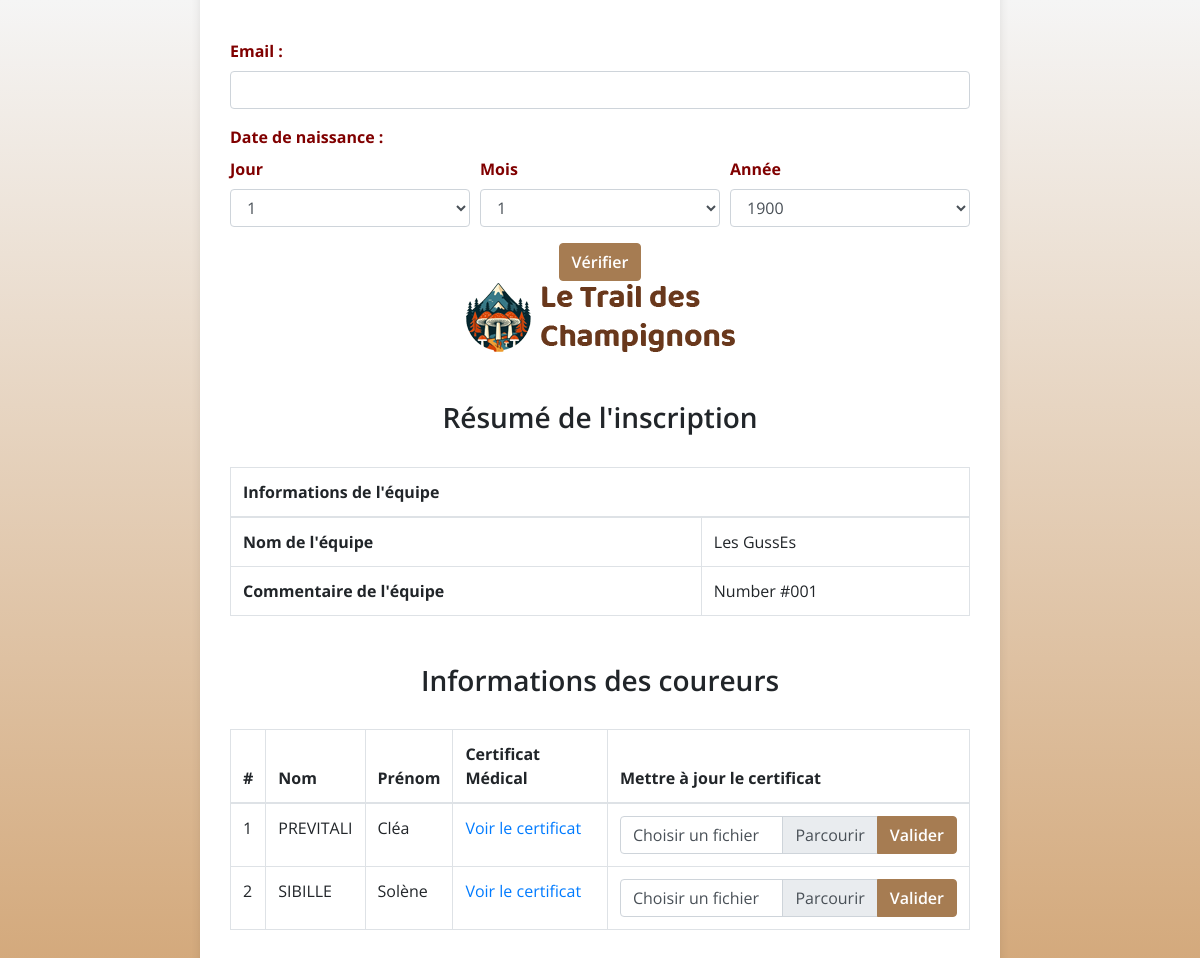
/resume_inscription.php?idEquipe=1, run on the app's committed database.
### tables this page shows
CREATE TABLE `equipe` (
  `idEquipe` int NOT NULL,
  `idCourse` int NOT NULL,
  `nomEquipe` varchar(200) DEFAULT NULL,
  `dossardEquipe` varchar(10) DEFAULT NULL,
  `commentaireEquipe` text,
  `dateInscriptionEquipe` datetime DEFAULT NULL,
  `repasSuppEquipeCarne` int DEFAULT '0',
  `repasSuppEquipeVege` int DEFAULT NULL,
  `paiementEquipe` int DEFAULT NULL,
  `helloTransactionEquipe` varchar(200) DEFAULT NULL,
  `helloOrderidEquipe` varchar(200) DEFAULT NULL,
  `codePromoEquipe` varchar(50) DEFAULT NULL,
  `montantInscriptionEquipe` float DEFAULT NULL,
  `reductionEquipe` float DEFAULT NULL,
  `recupDossardEquipe` datetime DEFAULT NULL
);

CREATE TABLE `coureur` (
  `idCoureur` int NOT NULL,
  `idEquipe` int NOT NULL,
  `numCoureur` int DEFAULT NULL,
  `nomCoureur` varchar(200) DEFAULT NULL,
  `prenomCoureur` varchar(200) DEFAULT NULL,
  `sexeCoureur` char(1) DEFAULT NULL,
  `ddnCoureur` date DEFAULT NULL,
  `emailCoureur` varchar(200) DEFAULT NULL,
  `telephoneCoureur` varchar(15) DEFAULT NULL,
  `adresseCoureur` varchar(500) DEFAULT NULL,
  `cpCoureur` varchar(10) DEFAULT NULL,
  `villeCoureur` varchar(50) DEFAULT NULL,
  `certificatCoureur` varchar(500) DEFAULT NULL,
  `clubCoureur` varchar(200) DEFAULT NULL,
  `licenceCoureur` varchar(200) DEFAULT NULL,
  `cadeauCoureur` varchar(10) DEFAULT NULL,
  `tailleTeeshirtCoureur` varchar(10) DEFAULT NULL,
  `repasCoureur` varchar(30) DEFAULT NULL,
  `allergiesCoureur` varchar(500) DEFAULT NULL,
  `urgenceCoureur` varchar(500) DEFAULT NULL,
  `numfideliteCoureur` varchar(100) DEFAULT NULL,
  `refusResultatsCoureur` int DEFAULT '0',
  `locomotionCoureur` varchar(50) DEFAULT NULL,
  `certificatValideCoureur` tinyint DEFAULT '0'
);

### resume_inscription.php (the view, shortened to what this page needs)
<?php
require_once 'api/bdd.php';
if (isset($_GET['idEquipe'])) {
    $idEquipe = $_GET['idEquipe'];
    $stmt = $dbh->prepare("SELECT * FROM equipe WHERE idEquipe = :idEquipe");
    $stmt->bindParam(':idEquipe', $idEquipe);
    $stmt->execute();
    $equipe = $stmt->fetch(PDO::FETCH_ASSOC);
    $stmt = $dbh->prepare("SELECT * FROM coureur WHERE idEquipe = :idEquipe");
    $stmt->bindParam(':idEquipe', $idEquipe);
    $stmt->execute();
    $coureurs = $stmt->fetchAll(PDO::FETCH_ASSOC);
}
?>
<!DOCTYPE html>
<html lang="fr">
<head>
    <link href="https://stackpath.bootstrapcdn.com/bootstrap/4.5.2/css/bootstrap.min.css" rel="stylesheet">
</head>
<body>
<div class="container">
    <h3 class="text-center">Vérifier son inscription</h3><br><br>
    <form action="" method="POST">
        <div class="form-group">
            <label for="email">Email :</label>
            <input type="email" class="form-control" id="email" name="email" value="<?php echo htmlspecialchars($email ?? ''); ?>" required>
        </div>
        <div class="form-group">
            <label>Date de naissance :</label>
            <div class="form-row">
                <div class="col">
                    <label for="jour">Jour</label>
                    <select class="form-control" name="jour" required>
                        <?php for ($i = 1; $i <= 31; $i++): ?>
                            <option value="<?php echo $i; ?>" <?php if (($jour ?? '') == $i) echo 'selected'; ?>><?php echo $i; ?></option>
                        <?php endfor; ?>
                    </select>
                </div>
                <div class="col">
                    <label for="mois">Mois</label>
                    <select class="form-control" name="mois" required>
                        <?php for ($i = 1; $i <= 12; $i++): ?>
                            <option value="<?php echo $i; ?>" <?php if (($mois ?? '') == $i) echo 'selected'; ?>><?php echo $i; ?></option>
                        <?php endfor; ?>
                    </select>
                </div>
                <div class="col">
                    <label for="annee">Année</label>
                    <select class="form-control" name="annee" required>
                        <?php for ($i = 1900; $i <= 2024; $i++): ?>
                            <option value="<?php echo $i; ?>" <?php if (($annee ?? '') == $i) echo 'selected'; ?>><?php echo $i; ?></option>
                        <?php endfor; ?>
                    </select>
                </div>
            </div>
        </div>
        <div class="text-center">
            <button type="submit" class="btn btn-primary custom-btn">Vérifier</button>
        </div>
    </form>
    <?php if (isset($equipe) && $equipe && $coureurs): ?>
        <div class="text-center mb-4">
            <img src="img/logo_2x.png" alt="Logo" style="max-width: 326px;">
        </div>
        <h3 class="text-center mt-5">Résumé de l'inscription</h3><br>
        <table class="table table-bordered">
            <thead>
            <tr>
                <th colspan="2">Informations de l'équipe</th>
            </tr>
            </thead>
            <tbody>
            <tr>
                <th>Nom de l'équipe</th>
                <td><?php echo htmlspecialchars($equipe['nomEquipe']); ?></td>
            </tr>
            <tr>
                <th>Commentaire de l'équipe</th>
                <td><?php echo htmlspecialchars($equipe['commentaireEquipe']); ?></td>
            </tr>
            </tbody>
        </table>
        <h3 class="text-center mt-5">Informations des coureurs</h3><br>
        <table class="table table-bordered">
            <thead>
            <tr>
                <th>#</th>
                <th>Nom</th>
                <th>Prénom</th>
                <th>Certificat Médical</th>
                <th>Mettre à jour le certificat</th>
            </tr>
            </thead>
            <tbody>
            <?php foreach ($coureurs as $index => $coureur): ?>
                <tr>
                    <td><?php echo $index + 1; ?></td>
                    <td><?php echo htmlspecialchars($coureur['nomCoureur']); ?></td>
                    <td><?php echo htmlspecialchars($coureur['prenomCoureur']); ?></td>
                    <td>
                        <?php if (!empty($coureur['certificatCoureur'])): ?>
                            <a href="certificats/<?php echo htmlspecialchars($coureur['certificatCoureur']); ?>" target="_blank">Voir le certificat</a>
                        <?php else: ?>
                            Aucun certificat
                        <?php endif; ?>
                    </td>
                    <td>
                        <form action="" method="POST" enctype="multipart/form-data">
                            <div class="input-group">
                                <div class="custom-file">
                                    <label class="custom-file-label" for="file">Choisir un fichier</label>
                                </div>
                                <div class="input-group-append">
                                    <button type="submit" class="btn btn-primary custom-btn">Valider</button>
                                </div>
                            </div>
                        </form>
                    </td>
                </tr>
            <?php endforeach; ?>
            </tbody>
        </table>
    <?php endif; ?>
</div>
</body>
</html>

### resume_inscription.php (style rules this page uses)
html, body { height: 100%; margin: 0; padding: 0; }
body { background: linear-gradient(to bottom, #F5F5F5, #D3A87A) fixed; background-repeat: no-repeat; font-family: 'Open Sans', sans-serif; display: flex; justify-content: center; align-items: center; padding: 30px; }
.container { background: #fff; padding: 30px; border-radius: 8px; box-shadow: 0 2px 10px rgba(0, 0, 0, 0.1); max-width: 800px; width: 100%; margin-top: 20px; margin-bottom: 20px; }
label { font-weight: bold; color: maroon; }
.custom-btn { background-color: #A67C52; border-color: #A67C52; color: #fff; font-weight: 600; }
h3 { font-weight: 600; }
.custom-file-label::after { content: "Parcourir"; }

### data on the page
equipe: nomEquipe "Les GussEs", commentaireEquipe "Number #001"
coureur: nomCoureur "PREVITALI", prenomCoureur "Cléa"
coureur: nomCoureur "SIBILLE", prenomCoureur "Solène"

### other printed values
form field jour "1"
form field mois "1"
form field annee "1900"
